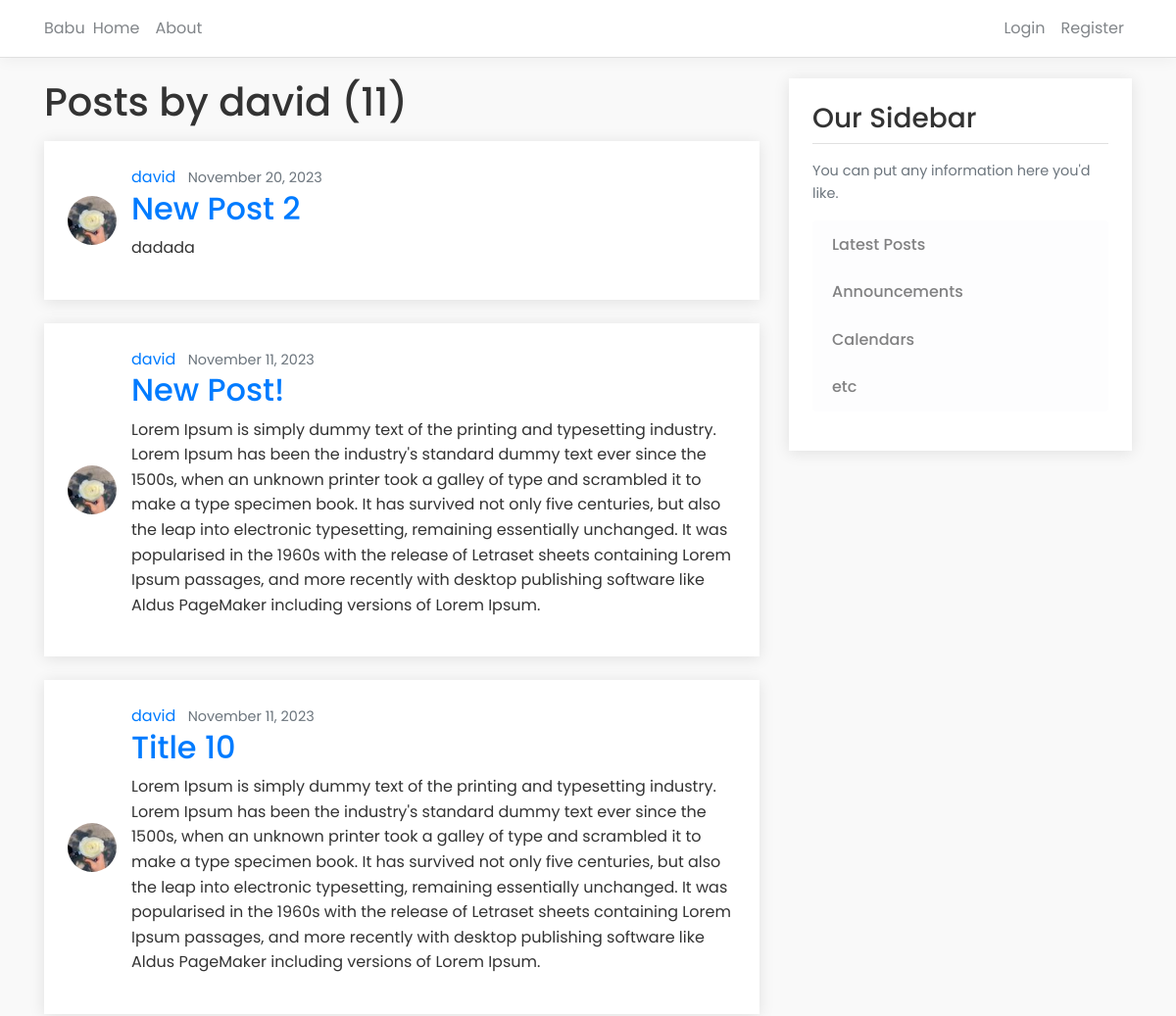
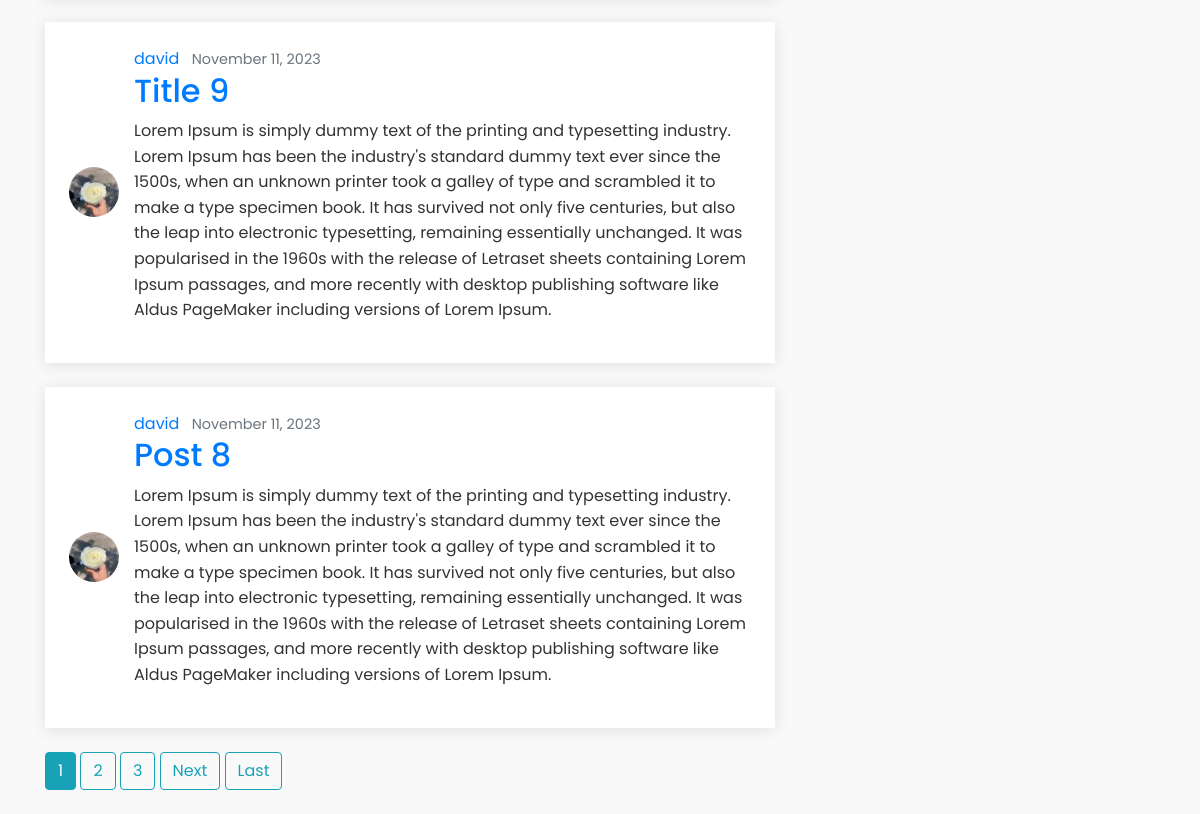
The page /user/david/ on the database its author committed (2 pictures, top to bottom).
### blog/models.py (models this page shows, shortened)
class Post(models.Model):
    title = models.CharField(max_length=100)
    content = models.TextField()
    date_posted = models.DateTimeField(default=timezone.now)
    author = models.ForeignKey(User, on_delete=models.CASCADE)

### users/models.py (models this page shows, shortened)
class Profile(models.Model):
    user = models.OneToOneField(User, on_delete=models.CASCADE)
    image = models.ImageField(default='default.jpg', upload_to='profile_pics')

### blog/views.py (the view)
# urls.py: path('user/<str:username>/', UserListView.as_view(), name='user-posts'),
class UserListView(ListView):
	model = Post
	template_name = 'blog/user_post.html'
	context_object_name = 'posts'
	ordering = ['-date_posted']
	paginate_by = 5
	def get_queryset(self):
		user = get_object_or_404(User, username=self.kwargs.get('username'))
		return Post.objects.filter(author=user).order_by('-date_posted')

### blog/templates/blog/user_post.html (shortened to what this page needs)
{% extends "blog/base.html" %}
{% block content %}
    <h1 class="mb-3">Posts by {{ view.kwargs.username }} ({{ page_obj.paginator.count }})</h1>
    {% for post in posts %}
        <article class="media content-section">
          <img class="rounded-circle article-img" src="{{ post.author.profile.image.url }}">
          <div class="media-body">
            <div class="article-metadata">
              <a class="mr-2" href="{% url 'user-posts' post.author.username %}">{{ post.author }}</a>
              <small class="text-muted">{{ post.date_posted|date:"F d, Y" }}</small>
            </div>
            <h2><a class="article-title" href="{% url 'post-detail' post.id %}">{{ post.title }}</a></h2>
            <p class="article-content">{{ post.content }}</p>
          </div>
        </article>
    {% endfor %}
    {% if is_paginated %}
      {% for num in page_obj.paginator.page_range %}
        {% if page_obj.number == num %}
          <a class="btn btn-info mb-4" href="?page={{ num }}">{{ num }}</a>
        {% elif num > page_obj.number|add:'-3' and num < page_obj.number|add:'3' %}
          <a class="btn btn-outline-info mb-4" href="?page={{ num }}">{{ num }}</a>
        {% endif %}
      {% endfor %}
      {% if page_obj.has_next %}
        <a class="btn btn-outline-info mb-4" href="?page={{ page_obj.next_page_number }}">Next</a>
        <a class="btn btn-outline-info mb-4" href="?page={{ page_obj.paginator.num_pages }}">Last</a>
      {% endif %}
    {% endif %}
{% endblock content %}

### blog/templates/blog/base.html (shortened to what this page needs)
{% load static %}
<!DOCTYPE html>
<html>
<head>
    <link rel="stylesheet" href="https://cdn.jsdelivr.net/npm/bootstrap@4.0.0/dist/css/bootstrap.min.css">
    <link rel="stylesheet" type="text/css" href="{% static 'blog/main.css' %}">
</head>
<body>
	<header class="site-header">
	  <nav class="navbar navbar-expand-md navbar-dark bg-steel fixed-top">
	    <div class="container">
	      <a style="color: #818589;",class="navbar-brand mr-4" href="/">Babu </a>
	      <div class="collapse navbar-collapse" id="navbarToggle">
	        <div class="navbar-nav mr-auto">
	          <a style="color: #818589;", class="nav-item nav-link" href="/">Home</a>
	          <a style="color: #818589;", class="nav-item nav-link" href="/about">About</a>
	        </div>
	        <div class="navbar-nav">
	        	{% if user.is_authenticated %}
	        		<a style="color: #818589;", class="nav-item nav-link" href="{% url 'post-create' %}">New Post</a>
	        		<a style="color: #818589;", class="nav-item nav-link" href="{% url 'profile' %}">Profile</a>
	        		<a style="color: #818589;", class="nav-item nav-link" href="{% url 'logout' %}">Logout</a>
	        	{% else %}
		          	<a style="color: #818589;", class="nav-item nav-link" href="{% url 'login' %}">Login</a>
		          	<a style="color: #818589;", class="nav-item nav-link" href="{% url 'register' %}">Register</a>
		        {% endif %}
	        </div>
	      </div>
	    </div>
	  </nav>
	</header>
	<main role="main" class="container">
	  <div class="row">
	    <div class="col-md-8">
	    	{% block content %}{% endblock %}
	    </div>
	    <div class="col-md-4">
	      <div class="content-section">
	        <h3>Our Sidebar</h3>
	        <p class='text-muted'>You can put any information here you'd like.
	          <ul class="list-group">
	            <li class="list-group-item list-group-item-light">Latest Posts</li>
	            <li class="list-group-item list-group-item-light">Announcements</li>
	            <li class="list-group-item list-group-item-light">Calendars</li>
	            <li class="list-group-item list-group-item-light">etc</li>
	          </ul>
	        </p>
	      </div>
	    </div>
	  </div>
	</main>
</body>
</html>

### blog/static/blog/main.css (style rules this page uses)
body { font-family: 'Poppins', sans-serif; line-height: 1.6; color: #333; background: #f9f9f9; }
a { transition: color 0.3s ease; }
.navbar { background: #fff; border-bottom: 1px solid #e0e0e0; box-shadow: 0 2px 15px rgba(0, 0, 0, 0.05); }
.nav-item.nav-link { padding: 0.5rem 1rem; }
main { padding-top: 5rem; }
.content-section { background: #fff; padding: 1.5rem; margin-bottom: 1.5rem; box-shadow: 0 2px 15px rgba(0, 0, 0, 0.1); }
.content-section h3 { border-bottom: 1px solid #e0e0e0; padding-bottom: 0.5rem; margin-bottom: 1rem; font-weight: 500; }
.list-group-item { border: none; font-weight: 500; transition: background-color 0.3s ease; }
.text-muted { font-size: 0.9rem; }
.article-img { width: 50px; height: 50px; border-radius: 10px; object-fit: cover; margin-right: 15px; }
.media { display: flex; align-items: center; }
.media-body { flex: 1; }

### rows shown on the page
Post: author.profile.image (picture), author "david", date_posted "November 20, 2023", title "New Post 2", content "dadada"
Post: author.profile.image (picture), author "david", date_posted "November 11, 2023", title "New Post!", content "Lorem Ipsum is simply dummy text of the printing and typesetting industry. Lorem Ipsum has been the industry's standard dummy text ever since the 1500s, when an unknown printer took a galley of type and scrambled it to make a type specimen book. It has survived not only five centuries, but also the leap into electronic typesetting, remaining essentially unchanged. It was popularised in the 1960s with the release of Letraset sheets containing Lorem Ipsum passages, and more recently with desktop publishing software like Aldus PageMaker including versions of Lorem Ipsum."
Post: author.profile.image (picture), author "david", date_posted "November 11, 2023", title "Title 10", content "Lorem Ipsum is simply dummy text of the printing and typesetting industry. Lorem Ipsum has been the industry's standard dummy text ever since the 1500s, when an unknown printer took a galley of type and scrambled it to make a type specimen book. It has survived not only five centuries, but also the leap into electronic typesetting, remaining essentially unchanged. It was popularised in the 1960s with the release of Letraset sheets containing Lorem Ipsum passages, and more recently with desktop publishing software like Aldus PageMaker including versions of Lorem Ipsum."
Post: author.profile.image (picture), author "david", date_posted "November 11, 2023", title "Title 9", content "Lorem Ipsum is simply dummy text of the printing and typesetting industry. Lorem Ipsum has been the industry's standard dummy text ever since the 1500s, when an unknown printer took a galley of type and scrambled it to make a type specimen book. It has survived not only five centuries, but also the leap into electronic typesetting, remaining essentially unchanged. It was popularised in the 1960s with the release of Letraset sheets containing Lorem Ipsum passages, and more recently with desktop publishing software like Aldus PageMaker including versions of Lorem Ipsum."
Post: author.profile.image (picture), author "david", date_posted "November 11, 2023", title "Post 8", content "Lorem Ipsum is simply dummy text of the printing and typesetting industry. Lorem Ipsum has been the industry's standard dummy text ever since the 1500s, when an unknown printer took a galley of type and scrambled it to make a type specimen book. It has survived not only five centuries, but also the leap into electronic typesetting, remaining essentially unchanged. It was popularised in the 1960s with the release of Letraset sheets containing Lorem Ipsum passages, and more recently with desktop publishing software like Aldus PageMaker including versions of Lorem Ipsum."

### other values the page prints
{{ view.kwargs.username }} "david"
{{ page_obj.paginator.count }} "11"
{{ num }} "1"
{{ num }} "2" "3"
